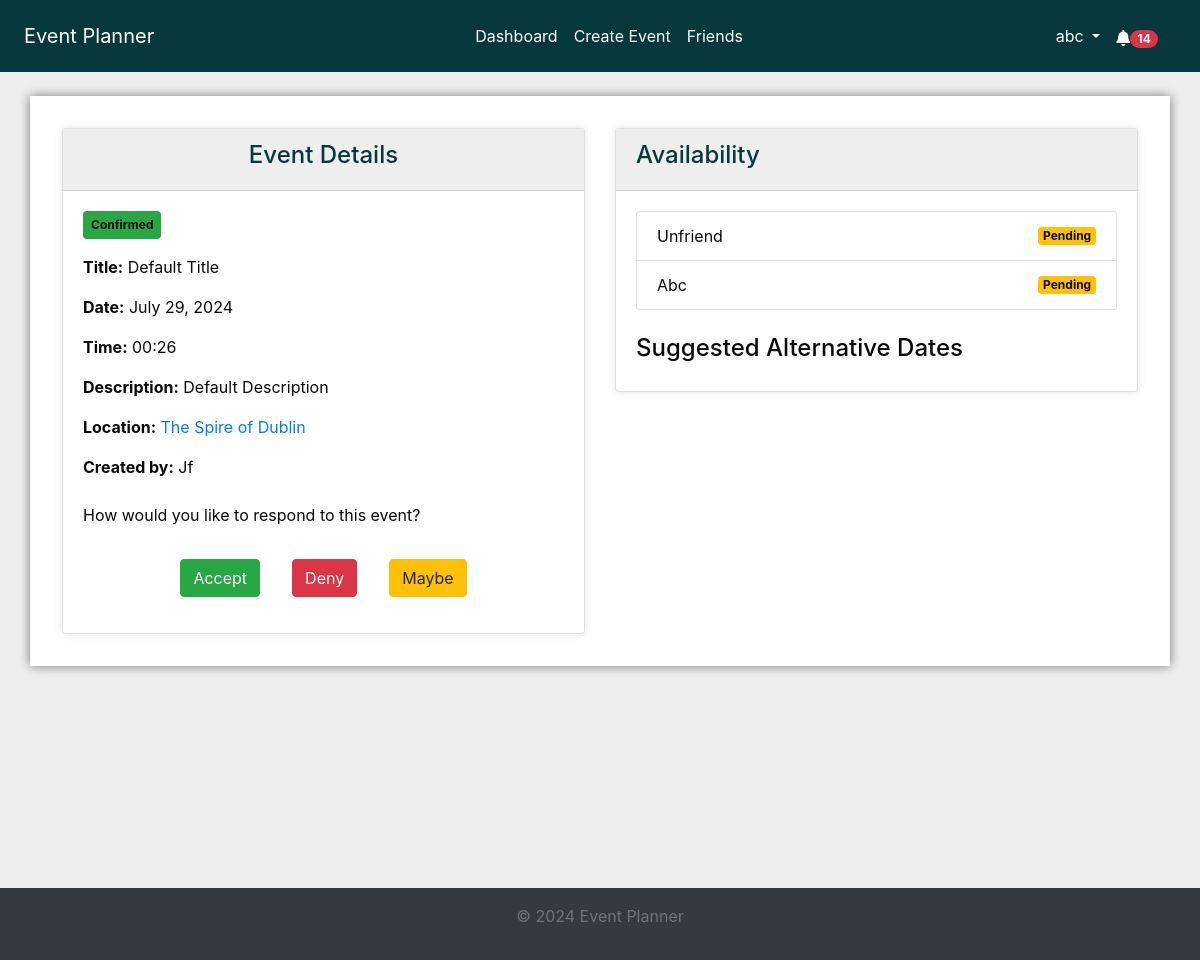
The app's page /events/details/266/ (signed in), older data.
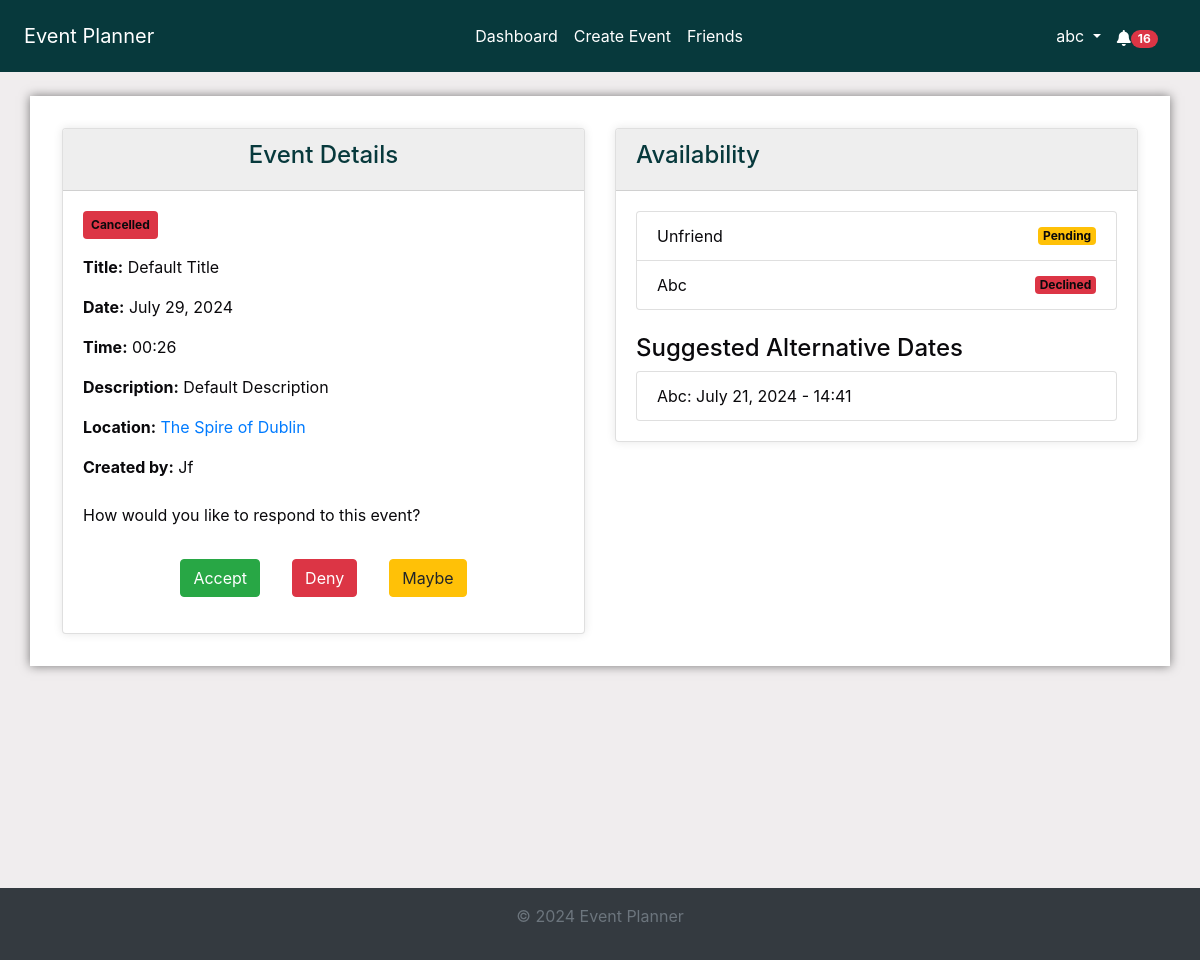
The same page, newer data.
### events/models.py (models this page shows, shortened)
class Event(models.Model):
    STATUS_CHOICES = [
        ("Pending", "Pending"),
        ("Confirmed", "Confirmed"),
        ("Cancelled", "Cancelled"),
    ]
    title = models.CharField(max_length=100)
    description = models.TextField()
    location = models.CharField(max_length=255)
    created_by = models.ForeignKey(User, on_delete=models.CASCADE)
    proposed_date = models.DateTimeField()
    finalized_date = models.DateTimeField(null=True, blank=True)
    status = models.CharField(
        max_length=20, choices=STATUS_CHOICES, default="Pending"
    )
    created_at = models.DateTimeField(auto_now_add=True)
    updated_at = models.DateTimeField(auto_now=True)

### invitations/models.py (models this page shows, shortened)
class Invitation(models.Model):
    STATUS_CHOICES = [
        ("Pending", "Pending"),
        ("Accepted", "Accepted"),
        ("Declined", "Declined"),
    ]
    event = models.ForeignKey(
        Event, on_delete=models.CASCADE, related_name="invitations"
    )
    user = models.ForeignKey(User, on_delete=models.CASCADE)
    status = models.CharField(
        max_length=20, choices=STATUS_CHOICES, default="Pending"
    )
    suggested_date = models.DateTimeField(null=True, blank=True)
    read = models.BooleanField(default=False)
    created_at = models.DateTimeField(auto_now_add=True)
    updated_at = models.DateTimeField(auto_now=True)

### events/views.py (the view, shortened to what this page needs)
# urls.py: path("<int:event_id>/", views.event_details, name="event_details"),
@login_required
def event_details(request, event_id):
    event = get_object_or_404(Event, id=event_id)
    invitations = Invitation.objects.filter(event=event)
    user_invitations = invitations.filter(user=request.user)
    user_invitations.update(read=True)
    Notification.objects.filter(
        event=event, user=request.user, read=False
    ).update(read=True)
    current_date = timezone.now().date()
    current_time = timezone.now().time()
    context = {
        "event": event,
        "invitations": invitations,
        "current_date": current_date,
        "current_time": current_time,
    }
    return render(request, "events/event_details.html", context)

### accounts/context_processors.py (called while the page is built)
def google_api_key(request):
    return {"GOOGLE_API_KEY": os.getenv("GOOGLE_API_KEY")}

### notifications/context_processors.py (called while the page is built)
def notifications(request):
    if request.user.is_authenticated:
        all_unread_notifications = Notification.objects.filter(
            user=request.user, read=False
        ).order_by("-created_at")
        unread_count = all_unread_notifications.count()
        recent_unread_notifications = all_unread_notifications[:8]
        return {
            "recent_unread_notifications": recent_unread_notifications,
            "unread_count": unread_count,
        }
    return {}

### templates/events/event_details.html (shortened to what this page needs)
{% extends 'base.html' %}
{% block content %}
<div class="container mt-2">
    <div class="row">
        <div class="col-md-6">
            <div class="card">
                <div class="card-header bg-primary text-white text-center">
                    <h4>Event Details</h4>
                </div>
                <div class="card-body">
                    <span class="badge bg-{{ event.status|lower }} mb-3">{{ event.status|capfirst }}</span>
                    <p><strong>Title:</strong> {{ event.title|title }}</p>
                    <p><strong>Date:</strong> {{ event.proposed_date|date:"F j, Y" }}</p>
                    <p><strong>Time:</strong> {{ event.proposed_date|time:"H:i" }}</p>
                    <p><strong>Description:</strong> {{ event.description|capfirst }}</p>
                    <p><strong>Location:</strong> <a href="https://www.google.com/maps/search/?api=1&query={{ event.location }}" target="_blank">{{ event.location|capfirst }}</a></p>
                    <p><strong>Created by:</strong> {{ event.created_by.username|capfirst }}</p>
                    {% if request.user == event.created_by %}
                    <div class="d-flex justify-content-between mt-3">
                        <a href="{% url 'edit_event' event.id %}" class="btn btn-warning"><i class="fas fa-edit"></i> Edit</a>
                        <button class="btn btn-danger delete-btn" data-event-id="{{ event.id }}"><i class="fas fa-trash-alt"></i> Delete</button>
                    </div>
                    {% else %}
                    <div class="mt-4">
                        <p>How would you like to respond to this event?</p>
                        <div class="d-flex justify-content-around">
                            <div class="d-flex align-items-center">
                                <form method="post" action="" class="d-inline">
                                    <button type="submit" class="btn btn-success">Accept</button>
                                </form>
                                <form method="post" action="" class="d-inline">
                                    <button type="submit" class="btn btn-danger">Deny</button>
                                </form>
                                <button class="btn btn-warning" onclick="openAlternateDateModal()">Maybe</button>
                            </div>
                        </div>
                    </div>
                    {% endif %}
                </div>
            </div>
        </div>
        <div class="col-md-6">
            <div class="card">
                <div class="card-header bg-secondary text-white">
                    <h4>Availability</h4>
                </div>
                <div class="card-body">
                    <ul class="list-group">
                        {% for invitation in event.invitations.all %}
                            <li class="list-group-item d-flex justify-content-between align-items-center">
                                {{ invitation.user.username|capfirst }}
                                <span class="badge bg-{{ invitation.status|lower }}">{{ invitation.status }}</span>
                            </li>
                        {% empty %}
                            <li class="list-group-item">No invitations sent.</li>
                        {% endfor %}
                    </ul>
                    <h4 class="mt-4">Suggested Alternative Dates</h4>
                    <ul class="list-group">
                        {% for invitation in event.invitations.all %}
                            {% if invitation.suggested_date %}
                                <li class="list-group-item">{{ invitation.user.username|capfirst }}: {{ invitation.suggested_date|date:"F j, Y" }} - {{ invitation.suggested_date|time:"H:i" }}</li>
                            {% endif %}
                        {% empty %}
                            <li class="list-group-item">No alternate dates suggested.</li>
                        {% endfor %}
                    </ul>
                </div>
            </div>
        </div>
    </div>
</div>
{% endblock %}

### templates/base.html (shortened to what this page needs)
<!DOCTYPE html>
<html lang="en">
<head>
    {% load static %}
    <link rel="stylesheet" href="https://stackpath.bootstrapcdn.com/bootstrap/4.5.2/css/bootstrap.min.css">
    <link rel="stylesheet" href="{% static 'css/styles.css' %}">
    <link rel="stylesheet" href="https://cdnjs.cloudflare.com/ajax/libs/font-awesome/5.15.4/css/all.min.css">
    <link rel="stylesheet" href="https://cdnjs.cloudflare.com/ajax/libs/fullcalendar/3.10.2/fullcalendar.min.css" />
</head>
<body class="c-app">
    <header class="c-header c-header-light c-header-fixed">
        <nav class="navbar navbar-expand-lg navbar-light">
            <a class="navbar-brand" href="{% url 'home' %}">Event Planner</a>
            <div class="collapse navbar-collapse" id="navbarSupportedContent">
                {% if user.is_authenticated %}
                <ul class="navbar-nav mx-auto">
                    <li class="nav-item {% if request.resolver_match.url_name == 'dashboard' %}active{% endif %}">
                        <a class="nav-link" href="{% url 'dashboard' %}">Dashboard</a>
                    </li>
                    <li class="nav-item {% if request.resolver_match.url_name == 'create_event' %}active{% endif %}">
                        <a class="nav-link" href="{% url 'create_event' %}">Create Event</a>
                    </li>
                    <li class="nav-item {% if request.resolver_match.url_name == 'friends_page' %}active{% endif %}">
                        <a class="nav-link" href="{% url 'friends_page' %}">Friends</a>
                    </li>
                    {% endif %}
                </ul>
                {% if user.is_authenticated %}
                <ul class="navbar-nav d-flex">
                    <li class="nav-item dropdown">
                        <a class="nav-link dropdown-toggle" href="#" id="profileLink" role="button" data-toggle="dropdown" aria-haspopup="true" aria-expanded="false">
                            {{ user.username }}
                        </a>
                    </li>
                </ul>
                {% endif %}
            </div>
            {% if user.is_authenticated %}
                <ul class="navbar-nav ml-auto d-flex">
                    <li class="nav-item">
                        <a class="nav-link" href="#" id="notificationBell" role="button" data-toggle="dropdown" aria-haspopup="true" aria-expanded="false">
                            <i class="fas fa-bell"></i>
                            {% if unread_count > 0 %}
                                <span class="badge badge-pill badge-danger">{{ unread_count }}</span>
                            {% endif %}
                        </a>
                    </li>
                </ul>
            {% endif %}
        </nav>
    </header>
    <main class="c-main">
        <div class="container-fluid">
            <div class="fade-in">
                {% block content %}{% endblock %}
            </div>
        </div>
    </main>
    <footer class="footer mt-auto py-3">
        <div class="container text-center">
            <p class="text-muted">&copy; 2024 Event Planner</p>
        </div>
    </footer>
</body>
</html>

Row changes from the older to the newer data that the page shows:
changed Event "Default Title": status "Confirmed" → "Cancelled"
now on one of the page's lists (row edited): Invitation: user.username "Abc", suggested_date "July 21, 2024", suggested_date "14:41"
changed Invitation "Abc": status "Pending" → "Declined"
Text that changed along with them:
{{ unread_count }}: "14" → "16"
